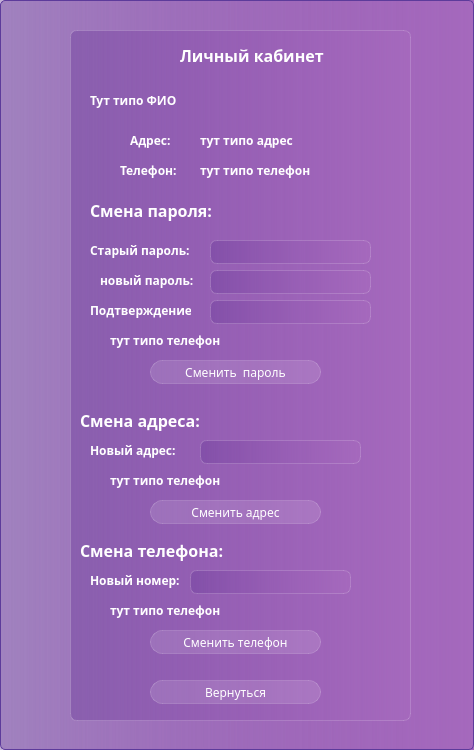
<?xml version="1.0" encoding="UTF-8"?>
<ui version="4.0">
 <class>PersonalAccountWindow</class>
 <widget class="QDialog" name="PersonalAccountWindow">
  <property name="geometry">
   <rect>
    <x>0</x>
    <y>0</y>
    <width>474</width>
    <height>750</height>
   </rect>
  </property>
  <property name="minimumSize">
   <size>
    <width>474</width>
    <height>693</height>
   </size>
  </property>
  <property name="maximumSize">
   <size>
    <width>474</width>
    <height>750</height>
   </size>
  </property>
  <property name="windowTitle">
   <string>Dialog</string>
  </property>
  <property name="styleSheet">
   <string notr="true">background-color:  qlineargradient( spread:pad,  x1:0, y1:0, x2:1, y2:0,  stop:0 rgba(105, 57, 153, 100),  stop:1 rgba(165, 105, 189, 255));  border: 1px solid #5D3B9B;  border-radius: 5px;
font-family: Everlasting;</string>
  </property>
  <widget class="QFrame" name="frame">
   <property name="geometry">
    <rect>
     <x>70</x>
     <y>30</y>
     <width>341</width>
     <height>691</height>
    </rect>
   </property>
   <property name="styleSheet">
    <string notr="true">backgroud-color: rgba(255, 255, 255, 30);
border: 1px solid rgba(255, 255, 255, 40);
border-radius: 7px;</string>
   </property>
   <widget class="QLineEdit" name="NewAddres">
    <property name="geometry">
     <rect>
      <x>130</x>
      <y>410</y>
      <width>161</width>
      <height>24</height>
     </rect>
    </property>
    <property name="styleSheet">
     <string notr="true">color:white;
padding-left: 10px;</string>
    </property>
   </widget>
   <widget class="QPushButton" name="Return_button_Clicked">
    <property name="geometry">
     <rect>
      <x>80</x>
      <y>650</y>
      <width>171</width>
      <height>24</height>
     </rect>
    </property>
    <property name="styleSheet">
     <string notr="true">QPushButton {
color: white;
background-color: rgba(255,255,255,30);
border: 1px solid rgba(255,255,255,40);
border-radius: 12px;
} 
QPushButton:hover{
background-color: rgba(255,255,255,40);
}

QPushButton:pressed{
background-color: rgba(255,255,255,70);
}</string>
    </property>
    <property name="text">
     <string>Вернуться</string>
    </property>
   </widget>
   <widget class="QLineEdit" name="NewPassword">
    <property name="geometry">
     <rect>
      <x>140</x>
      <y>240</y>
      <width>161</width>
      <height>24</height>
     </rect>
    </property>
    <property name="styleSheet">
     <string notr="true">color:white;
padding-left: 10px;</string>
    </property>
   </widget>
   <widget class="QLineEdit" name="oldPassword">
    <property name="geometry">
     <rect>
      <x>140</x>
      <y>210</y>
      <width>161</width>
      <height>24</height>
     </rect>
    </property>
    <property name="styleSheet">
     <string notr="true">color:white;
padding-left: 10px;</string>
    </property>
   </widget>
   <widget class="QLineEdit" name="NewPassword2">
    <property name="geometry">
     <rect>
      <x>140</x>
      <y>270</y>
      <width>161</width>
      <height>24</height>
     </rect>
    </property>
    <property name="styleSheet">
     <string notr="true">color:white;
padding-left: 10px;</string>
    </property>
   </widget>
   <widget class="QLabel" name="label">
    <property name="geometry">
     <rect>
      <x>110</x>
      <y>10</y>
      <width>151</width>
      <height>31</height>
     </rect>
    </property>
    <property name="styleSheet">
     <string notr="true">color: white;
font-weight: bold;
border: none;
font-size: 12pt;
background-color: none;</string>
    </property>
    <property name="text">
     <string>Личный кабинет</string>
    </property>
   </widget>
   <widget class="QLineEdit" name="newPhone">
    <property name="geometry">
     <rect>
      <x>120</x>
      <y>540</y>
      <width>161</width>
      <height>24</height>
     </rect>
    </property>
    <property name="styleSheet">
     <string notr="true">color:white;
padding-left: 10px;</string>
    </property>
    <property name="maxLength">
     <number>13</number>
    </property>
   </widget>
   <widget class="QLabel" name="FMLName">
    <property name="geometry">
     <rect>
      <x>20</x>
      <y>60</y>
      <width>311</width>
      <height>21</height>
     </rect>
    </property>
    <property name="styleSheet">
     <string notr="true">color: white;
font-weight: bold;
font-size: 9pt;
border: none;
background-color: none;</string>
    </property>
    <property name="text">
     <string>Тут типо ФИО</string>
    </property>
   </widget>
   <widget class="QLabel" name="label_3">
    <property name="geometry">
     <rect>
      <x>60</x>
      <y>100</y>
      <width>41</width>
      <height>21</height>
     </rect>
    </property>
    <property name="styleSheet">
     <string notr="true">color: white;
font-weight: bold;
font-size: 9pt;
border: none;
background-color: none;</string>
    </property>
    <property name="text">
     <string>Адрес:</string>
    </property>
   </widget>
   <widget class="QLabel" name="label_4">
    <property name="geometry">
     <rect>
      <x>50</x>
      <y>130</y>
      <width>61</width>
      <height>21</height>
     </rect>
    </property>
    <property name="styleSheet">
     <string notr="true">color: white;
font-weight: bold;
font-size: 9pt;
border: none;
background-color: none;</string>
    </property>
    <property name="text">
     <string>Телефон:</string>
    </property>
   </widget>
   <widget class="QLabel" name="label_6">
    <property name="geometry">
     <rect>
      <x>20</x>
      <y>170</y>
      <width>131</width>
      <height>21</height>
     </rect>
    </property>
    <property name="styleSheet">
     <string notr="true">color: white;
font-weight: bold;
font-size: 12pt;
border: none;
background-color: none;</string>
    </property>
    <property name="text">
     <string>Смена пароля:</string>
    </property>
   </widget>
   <widget class="QLabel" name="label_7">
    <property name="geometry">
     <rect>
      <x>20</x>
      <y>210</y>
      <width>101</width>
      <height>21</height>
     </rect>
    </property>
    <property name="styleSheet">
     <string notr="true">color: white;
font-weight: bold;
font-size: 9pt;
border: none;
background-color: none;</string>
    </property>
    <property name="text">
     <string>Старый пароль:</string>
    </property>
   </widget>
   <widget class="QLabel" name="label_8">
    <property name="geometry">
     <rect>
      <x>20</x>
      <y>410</y>
      <width>91</width>
      <height>21</height>
     </rect>
    </property>
    <property name="styleSheet">
     <string notr="true">color: white;
font-weight: bold;
font-size: 9pt;
border: none;
background-color: none;</string>
    </property>
    <property name="text">
     <string>Новый адрес:</string>
    </property>
   </widget>
   <widget class="QLabel" name="label_9">
    <property name="geometry">
     <rect>
      <x>20</x>
      <y>270</y>
      <width>101</width>
      <height>21</height>
     </rect>
    </property>
    <property name="styleSheet">
     <string notr="true">color: white;
font-weight: bold;
font-size: 9pt;
border: none;
background-color: none;</string>
    </property>
    <property name="text">
     <string>Подтверждение:</string>
    </property>
   </widget>
   <widget class="QLabel" name="Adres">
    <property name="geometry">
     <rect>
      <x>130</x>
      <y>100</y>
      <width>151</width>
      <height>21</height>
     </rect>
    </property>
    <property name="styleSheet">
     <string notr="true">color: white;
font-weight: bold;
font-size: 9pt;
border: none;
background-color: none;</string>
    </property>
    <property name="text">
     <string>тут типо адрес</string>
    </property>
   </widget>
   <widget class="QLabel" name="Phone">
    <property name="geometry">
     <rect>
      <x>130</x>
      <y>130</y>
      <width>151</width>
      <height>21</height>
     </rect>
    </property>
    <property name="styleSheet">
     <string notr="true">color: white;
font-weight: bold;
font-size: 9pt;
border: none;
background-color: none;</string>
    </property>
    <property name="text">
     <string>тут типо телефон</string>
    </property>
   </widget>
   <widget class="QLabel" name="label_11">
    <property name="geometry">
     <rect>
      <x>30</x>
      <y>240</y>
      <width>101</width>
      <height>21</height>
     </rect>
    </property>
    <property name="styleSheet">
     <string notr="true">color: white;
font-weight: bold;
font-size: 9pt;
border: none;
background-color: none;</string>
    </property>
    <property name="text">
     <string>новый пароль:</string>
    </property>
   </widget>
   <widget class="QLabel" name="label_12">
    <property name="geometry">
     <rect>
      <x>10</x>
      <y>380</y>
      <width>131</width>
      <height>21</height>
     </rect>
    </property>
    <property name="styleSheet">
     <string notr="true">color: white;
font-weight: bold;
font-size: 12pt;
border: none;
background-color: none;</string>
    </property>
    <property name="text">
     <string>Смена адреса:</string>
    </property>
   </widget>
   <widget class="QPushButton" name="ChangePass_button_Clicked">
    <property name="geometry">
     <rect>
      <x>80</x>
      <y>330</y>
      <width>171</width>
      <height>24</height>
     </rect>
    </property>
    <property name="styleSheet">
     <string notr="true">QPushButton {
color: white;
background-color: rgba(255,255,255,30);
border: 1px solid rgba(255,255,255,40);
border-radius: 12px;
} 
QPushButton:hover{
background-color: rgba(255,255,255,40);
}

QPushButton:pressed{
background-color: rgba(255,255,255,70);
}</string>
    </property>
    <property name="text">
     <string>Сменить  пароль</string>
    </property>
   </widget>
   <widget class="QPushButton" name="ChangeNumber_button_Clicked">
    <property name="geometry">
     <rect>
      <x>80</x>
      <y>600</y>
      <width>171</width>
      <height>24</height>
     </rect>
    </property>
    <property name="styleSheet">
     <string notr="true">QPushButton {
color: white;
background-color: rgba(255,255,255,30);
border: 1px solid rgba(255,255,255,40);
border-radius: 12px;
} 
QPushButton:hover{
background-color: rgba(255,255,255,40);
}

QPushButton:pressed{
background-color: rgba(255,255,255,70);
}</string>
    </property>
    <property name="text">
     <string>Сменить телефон</string>
    </property>
   </widget>
   <widget class="QLabel" name="label_13">
    <property name="geometry">
     <rect>
      <x>10</x>
      <y>510</y>
      <width>151</width>
      <height>21</height>
     </rect>
    </property>
    <property name="styleSheet">
     <string notr="true">color: white;
font-weight: bold;
font-size: 12pt;
border: none;
background-color: none;</string>
    </property>
    <property name="text">
     <string>Смена телефона:</string>
    </property>
   </widget>
   <widget class="QPushButton" name="ChangeAddres_button_clicked">
    <property name="geometry">
     <rect>
      <x>80</x>
      <y>470</y>
      <width>171</width>
      <height>24</height>
     </rect>
    </property>
    <property name="styleSheet">
     <string notr="true">QPushButton {
color: white;
background-color: rgba(255,255,255,30);
border: 1px solid rgba(255,255,255,40);
border-radius: 12px;
} 
QPushButton:hover{
background-color: rgba(255,255,255,40);
}

QPushButton:pressed{
background-color: rgba(255,255,255,70);
}</string>
    </property>
    <property name="text">
     <string>Сменить адрес</string>
    </property>
   </widget>
   <widget class="QLabel" name="label_14">
    <property name="geometry">
     <rect>
      <x>20</x>
      <y>540</y>
      <width>91</width>
      <height>21</height>
     </rect>
    </property>
    <property name="styleSheet">
     <string notr="true">color: white;
font-weight: bold;
font-size: 9pt;
border: none;
background-color: none;</string>
    </property>
    <property name="text">
     <string>Новый номер:</string>
    </property>
   </widget>
   <widget class="QLabel" name="PassInfo">
    <property name="geometry">
     <rect>
      <x>40</x>
      <y>300</y>
      <width>271</width>
      <height>21</height>
     </rect>
    </property>
    <property name="styleSheet">
     <string notr="true">color: white;
font-weight: bold;
font-size: 9pt;
border: none;
background-color: none;</string>
    </property>
    <property name="text">
     <string>тут типо телефон</string>
    </property>
   </widget>
   <widget class="QLabel" name="AddresInfo">
    <property name="geometry">
     <rect>
      <x>40</x>
      <y>440</y>
      <width>271</width>
      <height>21</height>
     </rect>
    </property>
    <property name="styleSheet">
     <string notr="true">color: white;
font-weight: bold;
font-size: 9pt;
border: none;
background-color: none;</string>
    </property>
    <property name="text">
     <string>тут типо телефон</string>
    </property>
   </widget>
   <widget class="QLabel" name="PhoneInfo">
    <property name="geometry">
     <rect>
      <x>40</x>
      <y>570</y>
      <width>281</width>
      <height>21</height>
     </rect>
    </property>
    <property name="styleSheet">
     <string notr="true">color: white;
font-weight: bold;
font-size: 9pt;
border: none;
background-color: none;</string>
    </property>
    <property name="text">
     <string>тут типо телефон</string>
    </property>
   </widget>
  </widget>
 </widget>
 <resources/>
 <connections/>
</ui>
